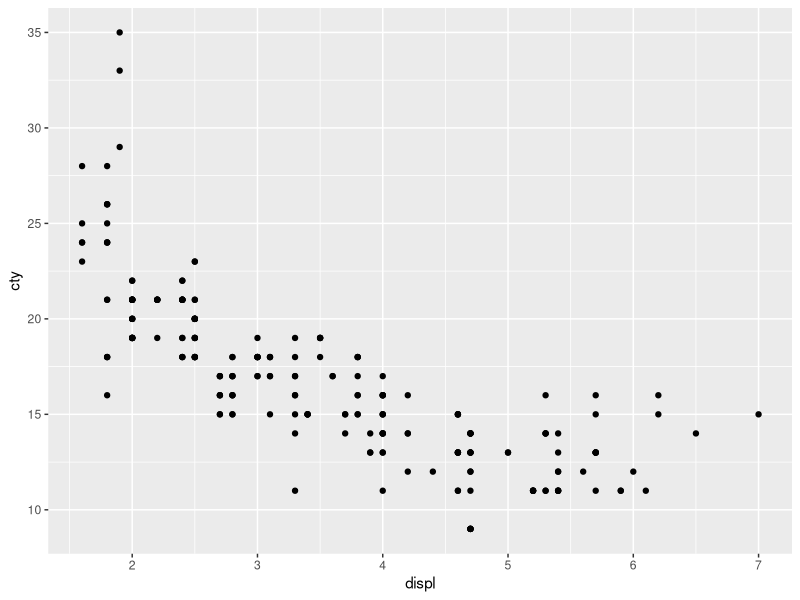
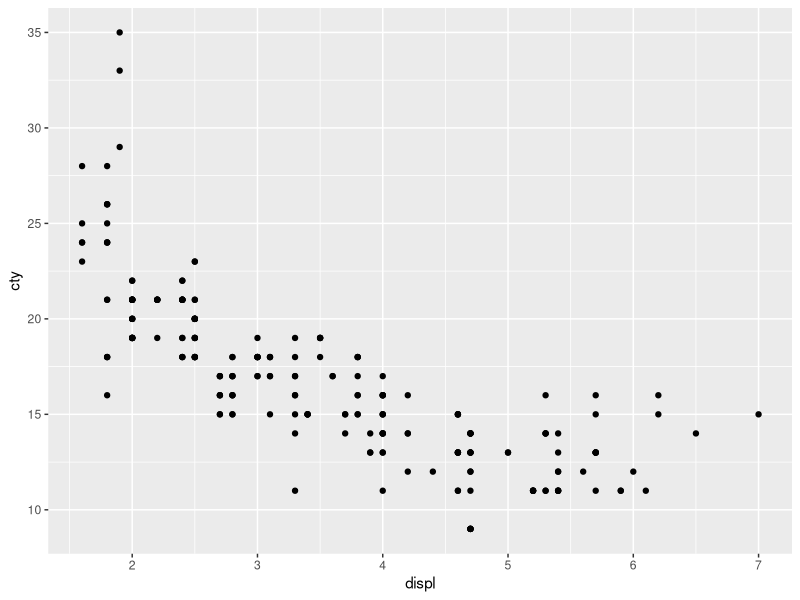
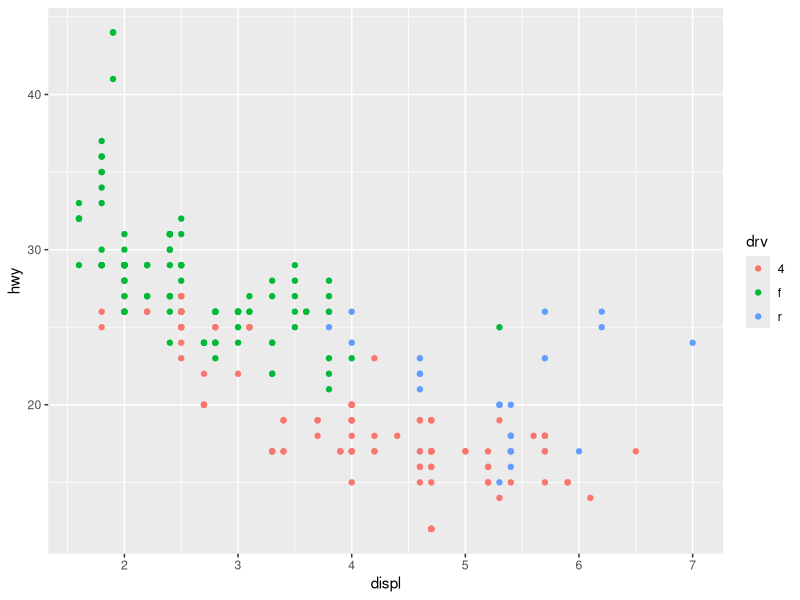
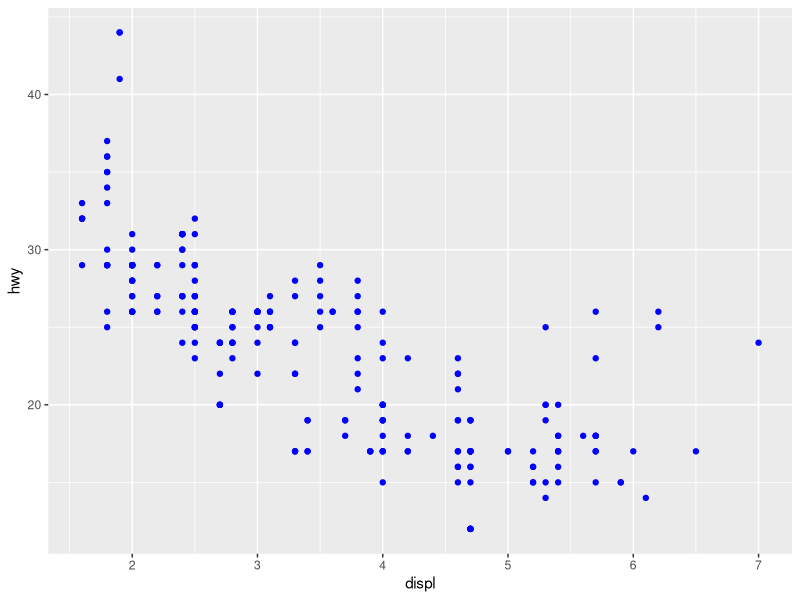
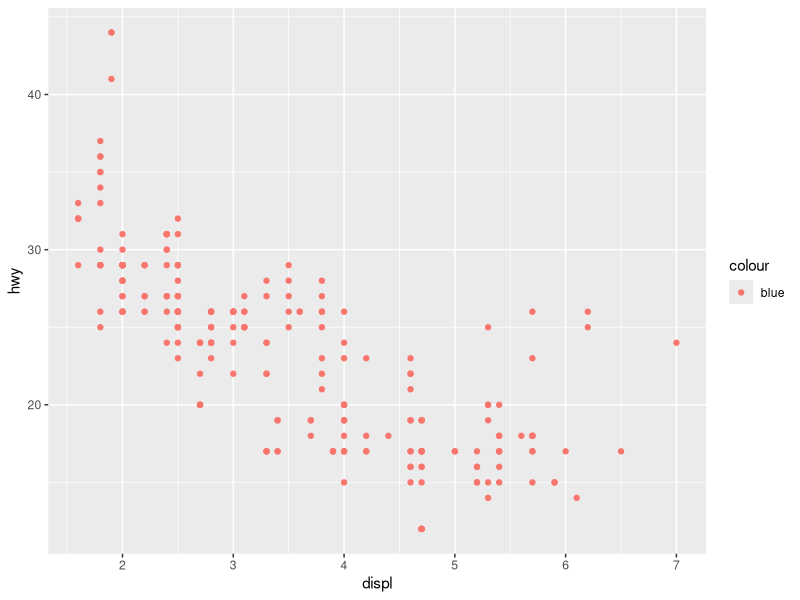
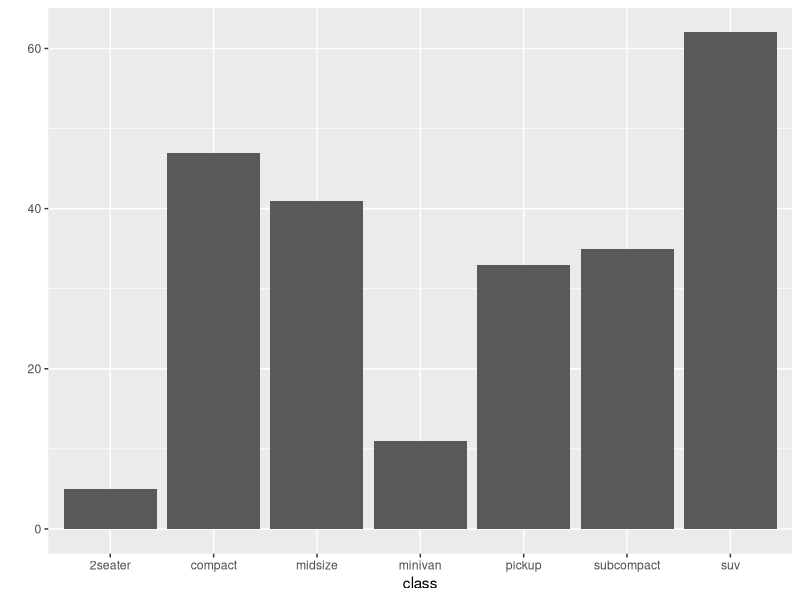
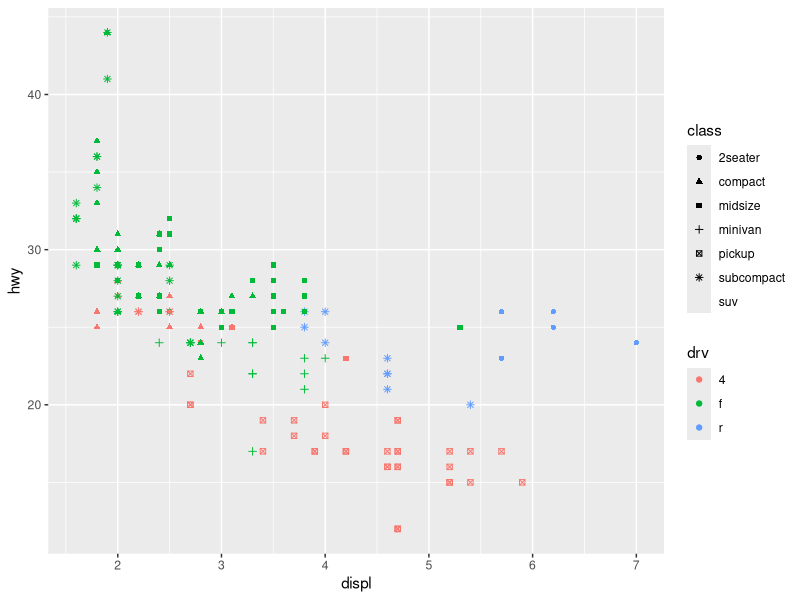
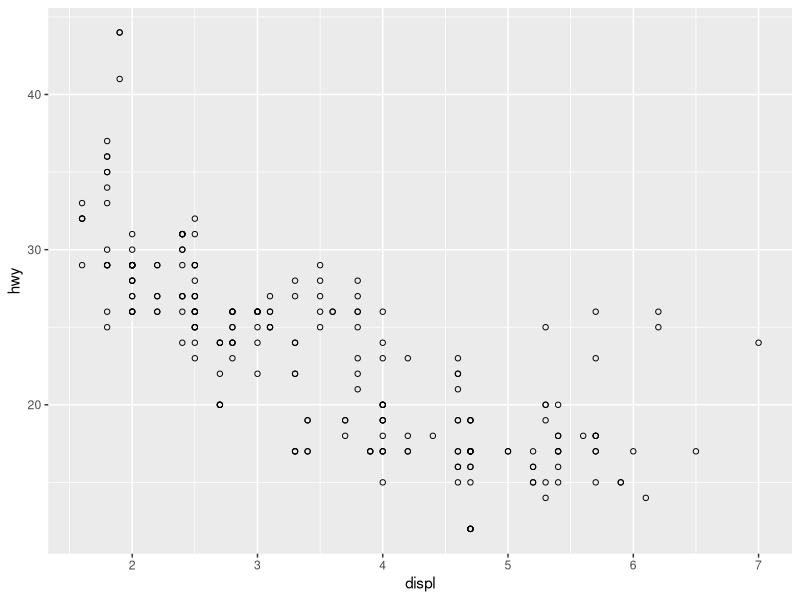

Reproduce these figures in R, in order.
# ggplot2::ggplot() 함수를 사용한 데이터 시각화(visualization)

library(tidyverse)
search()

# ggplot2::mpg 데이터 셋: mile per gallon
# cty(시내 연비) ~ displ(배기량) scatter plot
ggplot(data = mpg) +  # 그래프 (배경) 활성화
  geom_point(mapping = aes(x = displ, y = cty))  # 그래프 종류

# ggplot 사용방법: ggplot() + geom_xxx() + 옵션들() + ...

ggplot(data = mpg) + geom_point(mapping = aes(x = displ, y = cty))

# ggplot(data = mpg) 
# +  geom_point(mapping = aes(x = displ, y = cty))

# aes() 함수: aesthetic mapping (심미적 매핑) 함수.
#   데이터 프레임의 "변수들을 사용"해서 그래프의 심미적 요소들을 설정.
#   x축/y축 매핑 변수, 색상, 크기, 모양, ...

# hwy(고속도로 연비) ~ displ(배기량) scatter plot
# drv(구동 방식)에 따라서 점의 색상을 다르게 표현
ggplot(data = mpg) +
  geom_point(mapping = aes(x = displ, y = hwy, color = drv))

# ggplot(data = mpg) +
#   geom_point(mapping = aes(x = displ, y = hwy), color = drv)
#> 에러 발생

ggplot(data = mpg) +
  geom_point(mapping = aes(x = displ, y = hwy), color = 'blue')
#> 모든 point들의 색깔을 blue로 함 - aesthetic mapping이 아님!

ggplot(data = mpg) +
  geom_point(mapping = aes(x = displ, y = hwy, color = 'blue'))
#> 경고 없이 실행은 되지만, 의미상 맞지 않는 문장.

qplot(x = class, data = mpg)

# hwy ~ displ scatter plot
# drv에 따라서 점의 색깔 설정. class에 따라서 점의 모양을 설정.
ggplot(data = mpg) +
  geom_point(mapping = aes(x = displ, y = hwy, color = drv, shape = class))

ggplot(data = mpg) +
  geom_point(mapping = aes(x = displ, y = hwy), shape = 1)
#> aesthetic mapping이 아니라, 모든 점의 shape을 한가지 shape으로 설정.

# 여러가지 옵션 설정
ggplot(data = mpg) +
  geom_point(mapping = aes(x = displ, y = hwy)) +
  xlab('배기량(L)') +
  ylab('고속도로연비(mile/gallon)') +
  ggtitle('배기량 vs 연비')

# ggplot 객체는 변수에 저장할 수 있음.
g <- ggplot(data = mpg)
g + geom_point(mapping = aes(x = displ, y = hwy))
g + geom_point(mapping = aes(x = cyl, y = hwy))
g + geom_point(mapping = aes(x = fl, y = hwy))
